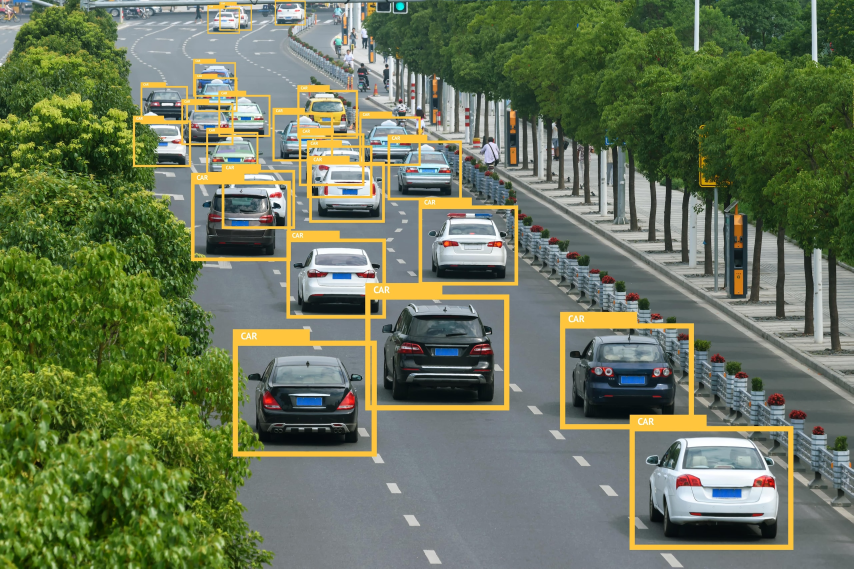
#> input picture week1/Coba/gambartesting.jpg, 2560 x 1706 px (shown at 1/3 size)
$ jupyter execute --allow-errors coba1.ipynb
#> lines starting #> are read from the running program, lines starting #| are printed output that depends on the picture
[cell 1]
# Audio Processing Sederhana dengan librosa, soundfile, dan scipy
import librosa
import soundfile as sf
from scipy.signal import butter, lfilter

# Load audio file
audio_path = 'mulmedtesting.wav'  # Ganti dengan path file audio Anda
#> (the rest of this cell did not finish here and is left out)

[cell 2]
# Image Processing Sederhana dengan OpenCV, Pillow, scikit-image, dan matplotlib
import cv2
from PIL import Image
from skimage import filters, color
import matplotlib.pyplot as plt

# Load gambar menggunakan OpenCV
img_cv = cv2.imread('gambartesting.jpg')  # Ganti dengan path file gambar Anda
#> img_cv is the input picture: shape (1706, 2560, 3); mean B, G, R 89.3, 118, 106.5
img_cv_rgb = cv2.cvtColor(img_cv, cv2.COLOR_BGR2RGB)

# Load gambar menggunakan Pillow
img_pil = Image.open('gambartesting.jpg')

# Konversi ke grayscale dengan scikit-image
img_gray = color.rgb2gray(img_cv_rgb)
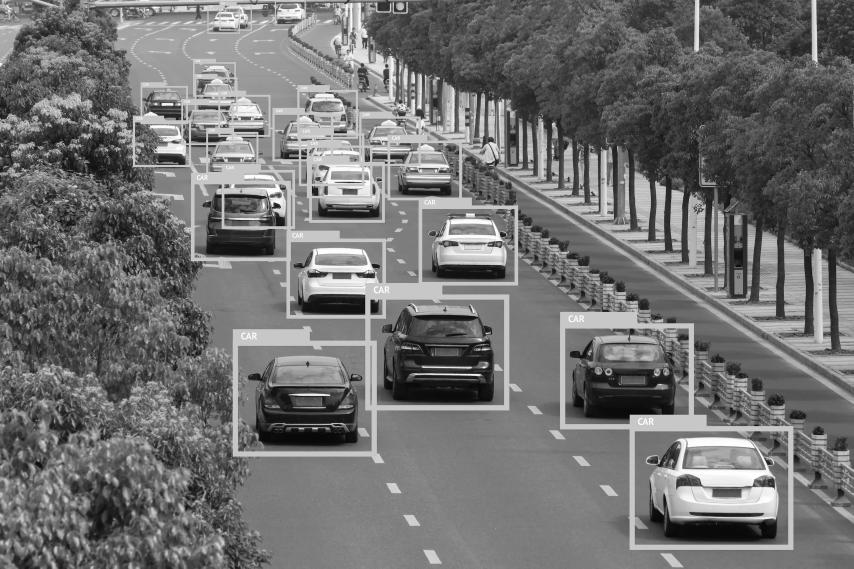
#> img_gray: shape (1706, 2560) float64 (shown at 1/3 size); min 0.000565, max 1, mean 0.445

# Deteksi tepi dengan Sobel (scikit-image)
edges = filters.sobel(img_gray)
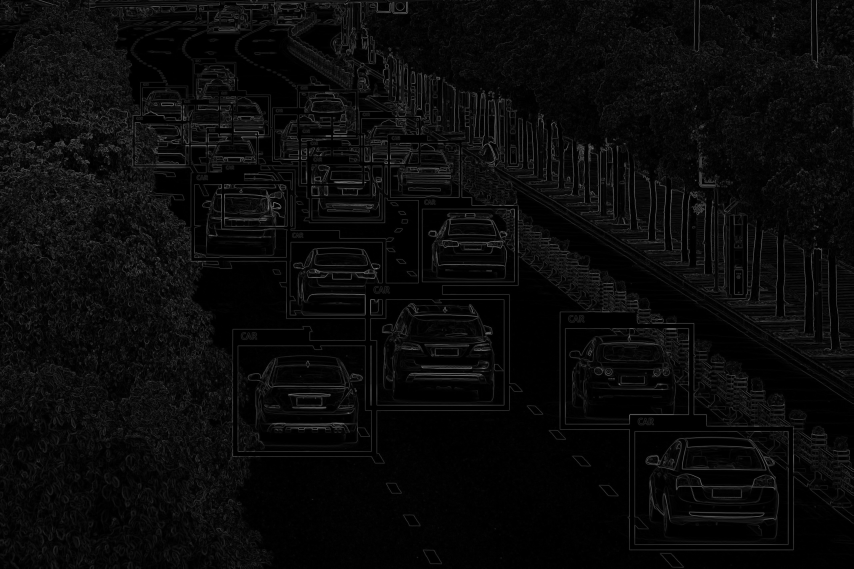
#> edges: shape (1706, 2560) float64 (shown at 1/3 size); min 0, max 0.684, mean 0.0413

# Tampilkan hasil dengan matplotlib
fig, axes = plt.subplots(1, 3, figsize=(12, 4))
axes[0].imshow(img_cv_rgb)
axes[0].set_title('Original (OpenCV)')
axes[1].imshow(img_pil)
axes[1].set_title('Original (Pillow)')
axes[2].imshow(edges, cmap='gray')
axes[2].set_title('Sobel Edges (scikit-image)')
for ax in axes:
    ax.axis('off')
plt.tight_layout()
plt.show()
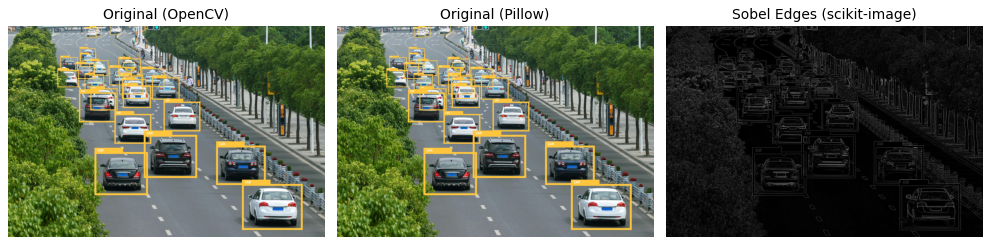
#> figure drawn by matplotlib, 3 panels

[cell 3]
# Video Processing Sederhana dengan ffmpeg dan moviepy
import moviepy
from moviepy.editor import VideoFileClip, vfx
import subprocess

# Path video input dan output
input_video = 'videotesting.mp4'  # Ganti dengan path file video Anda
output_video = 'output_video.mp4'

# Contoh: Ekstrak audio dari video menggunakan ffmpeg
subprocess.run(['ffmpeg', '-i', input_video, '-q:a', '0', '-map', 'a', 'extracted_audio.mp3'])
#> (this line was passed over: subprocess is not available in this run)
